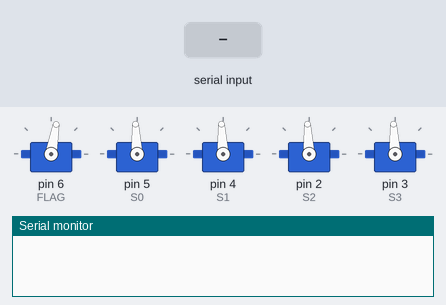
Bench run of a sketch on a simulated Arduino Uno, built with avr-gcc and run on an emulated ATmega328P. On the bench: 5 × servo, the last lines printed to the serial monitor. The inputs (shaded band) are chosen by the test bench.

Above: at 1.3 s.
1.4 s: "G1\n" received over Serial
At 10.7 s:
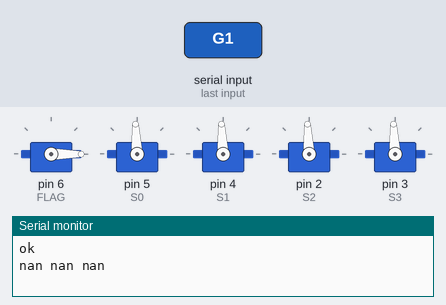
Timing chart, 0 to 21.5 s (numbered marks = the images above; inputs shaded):
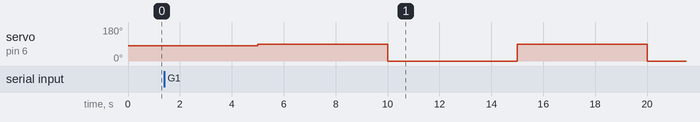

The sketch:

main.ino
```cpp
#include <Servo.h>
#define S0 5
#define S1 4
#define S2 2
#define S3 3
#define FLAG 6

char recchr;
String mes, buf;
float x, y, z;
float ik0, ik1;

//Arm parameters
float l1 = 85;
float l2 = 65;
float dtt = 10000;
float off = 60;

Servo flag;
Servo s[4];
int initial_joints[] = {120, 90, 90, 90};

const float pi = 3.14159267;
long long startT = millis();
int state = 0;
float degres(float radins) {
  return radins / 2 / pi * 360;
}

void ik2dof(float x, float y) {
  if (x == 0) x = 0.01;
  float a2 = acos(+(pow(x, 2) + pow(y, 2) - pow(l1, 2) - pow(l2, 2)) / (2 * l1 * l2));
  float a1 = atan(y / x) - atan(l2 * sin(a2) / (l1 + l2 * cos(a2)));
  ik0 = degres(a1);
  ik1 = degres(a2);
}

void manarie(float x, float y, float z) {
  if (y == 0) y = 0.01;
  float a0 =  degres(atan(z / y));
  float l = sqrt(pow(y, 2) + pow(z, 2));
  ik2dof(x, l);
  //ik2dof(x, y);
  float a1 = ik0;
  float a2 = ik1;
  float a3 = 90 - a1 - a2;
  /*
    a0 = max(a0, -dtt);
    a0 = min(a0, dtt);
    a1 = max(a1, -dtt);
    a1 = min(a1, dtt);
    a2 = max(a2, -dtt);
    a2 = min(a2, dtt);
    a3 = max(a3, -dtt);
    a3 = min(a3, dtt);
  */
  Serial.print(a1);
  Serial.print(" ");
  Serial.print(a2);
  Serial.print(" ");
  Serial.print(a3);
  if(!(isnan(a0) || isnan(a1) || isnan(a2) || isnan(a3))){
  s[0].write(a0 + off);
  s[1].write(off - a1);
  s[2].write(a2 + off);
  s[3].write(off - a3);
  }
  delay(100);
}

void setup() {
  Serial.begin(115200);
  flag.attach(FLAG);
  s[0].attach(S0);
  s[1].attach(S1);
  s[2].attach(S2);
  s[3].attach(S3);

  flag.write(80);
  for (int i = 0; i < 4; i++)
    //s[i].write(initial_joints[i]);
    s[i].writeMicroseconds(1500);
  //delay(10000000);
  delay(100);
  //testServo();

}

bool gcode(String mes)
{
  String param = "";
  bool moveArm = false;
  //float x, y, z;
  for (int i = 0; i < mes.length(); i++)
  {

    param += mes[i];
    if (mes[i] == ' ' || mes[i] == '\n')
    {
      param.remove(param.length() - 1);
      if (param == "G1")
        moveArm = true;
      else if (param[0] == 'X')
      {
        param.remove(0, 1);
        x = param.toFloat();
      }
      else if (param[0] == 'Y')
      {
        param.remove(0, 1);
        y = param.toFloat();
      }
      else if (param[0] == 'Z')
      {
        param.remove(0, 1);
        z = param.toFloat();
      }

      param = "";
    }
  }
  return moveArm;
}
void testServo()
{
  for (int i = 0; i < 4; i++) {
    s[i].write(initial_joints[i] - 20);
    delay(2000);
    s[i].write(initial_joints[i] + 20);
    delay(5000);
  }
}
float i = 0;


void loop() {


  if (Serial.available()) {
    recchr = Serial.read();
    buf = buf + recchr;
    if (recchr == '\n')
    {
      mes = buf;
      buf = "";
      if (gcode(mes))
      {
        Serial.println("ok");
        manarie(x, y, z);
      }

    }

  }

  if(millis() - startT > 5000){
    if(state == 0)
      state=1;
     else
      state=0;
     startT = millis();
     flag.write(90*state);
  }
   //manarie(100, 80, 20);
   //i=i+1;
   //delay(100);
   //if(i==100) i=0;

}
```

Measured:
- by itself, servo on pin 6 (FLAG): alternates 90° for 5.0 s and 0° for 5.0 s
